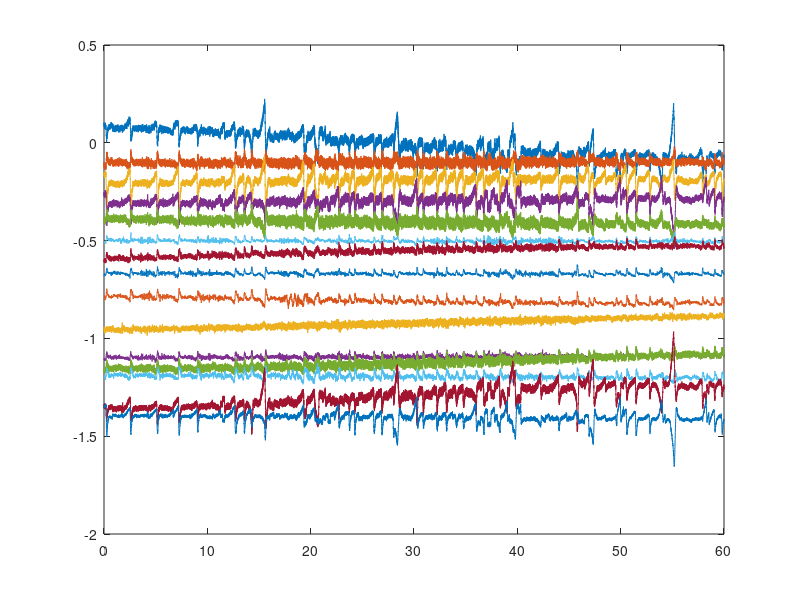

This chart was generated by the following MATLAB code:

data = load("EEGdata.mat")

signal_data = data.signal
spread_data = data.spread

plot_data = signal_data + spread_data

time_data = data.t

plot(time_data,plot_data)